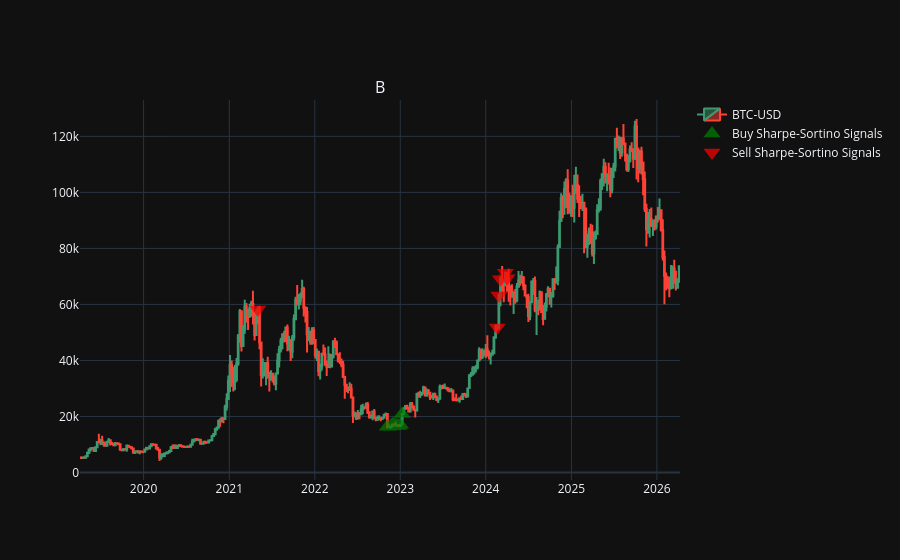

The notebook cell this image was saved under:
### Code cell
fig2 = make_subplots(
    rows=1, cols=1,
    shared_xaxes=True,
    vertical_spacing=0.1,
    subplot_titles=('BTC-USD'),
    row_width=[0.2]
)

fig2.add_trace(go.Candlestick(
    x=btc_df.index,
    open=btc_df['Open']['BTC-USD'],
    high=btc_df['High']['BTC-USD'],
    low=btc_df['Low']['BTC-USD'],
    close=btc_df['Close']['BTC-USD'],
    name='BTC-USD',

), row=1, col=1)

fig2.add_trace(go.Scatter(
    x=btc_df.index[buy_sharpe_sortino],
    y=btc_df['Close']['BTC-USD'][buy_sharpe_sortino],
    mode='markers',
    marker=dict(size=15,
                color='green',
                colorscale='PuRd',
                symbol='triangle-up'),
    opacity=0.7,
    showlegend=True,
    name='Buy Sharpe-Sortino Signals'
), row=1, col=1)

fig2.add_trace(go.Scatter(
    x=btc_df.index[sell_sharpe_sortino],
    y=btc_df['Close']['BTC-USD'][sell_sharpe_sortino],
    mode='markers',
    marker=dict(size=15,
                color='red',
                colorscale='PuRd',
                symbol='triangle-down'),
    opacity=0.7,
    showlegend=True,
    name='Sell Sharpe-Sortino Signals'
), row=1, col=1)

fig2.update_layout(xaxis_rangeslider_visible=False, template='plotly_dark')

### Figure 1 — Plotly figure (JSON) as saved in the notebook; plotly's stock layout.template omitted (floating-point values rounded to 4 significant figures; data arrays with more than 128 entries replaced by an {"elided": "..."} marker saying what was removed)
{"data": [{"close": {"elided": "366 float values"}, "high": {"elided": "366 float values"}, "low": {"elided": "366 float values"}, "name": "BTC-USD", "open": {"elided": "366 float values"}, "type": "candlestick", "x": {"elided": "366 str values"}, "xaxis": "x", "yaxis": "y"}, {"marker": {"color": "green", "colorscale": [[0, "rgb(247,244,249)"], [0.125, "rgb(231,225,239)"], [0.25, "rgb(212,185,218)"], [0.375, "rgb(201,148,199)"], [0.5, "rgb(223,101,176)"], [0.625, "rgb(231,41,138)"], [0.75, "rgb(206,18,86)"], [0.875, "rgb(152,0,67)"], [1, "rgb(103,0,31)"]], "size": 15, "symbol": "triangle-up"}, "mode": "markers", "name": "Buy Sharpe-Sortino Signals", "opacity": 0.7, "showlegend": true, "type": "scatter", "x": ["2022-11-07T00:00:00", "2022-11-21T00:00:00", "2022-11-28T00:00:00", "2022-12-05T00:00:00", "2022-12-12T00:00:00", "2022-12-19T00:00:00", "2022-12-26T00:00:00", "2023-01-02T00:00:00", "2023-01-09T00:00:00"], "xaxis": "x", "y": [16350.0, 16440.0, 17130.0, 17100.0, 16760.0, 16840.0, 16630.0, 17090.0, 20880.0], "yaxis": "y"}, {"marker": {"color": "red", "colorscale": [[0, "rgb(247,244,249)"], [0.125, "rgb(231,225,239)"], [0.25, "rgb(212,185,218)"], [0.375, "rgb(201,148,199)"], [0.5, "rgb(223,101,176)"], [0.625, "rgb(231,41,138)"], [0.75, "rgb(206,18,86)"], [0.875, "rgb(152,0,67)"], [1, "rgb(103,0,31)"]], "size": 15, "symbol": "triangle-down"}, "mode": "markers", "name": "Sell Sharpe-Sortino Signals", "opacity": 0.7, "showlegend": true, "type": "scatter", "x": ["2021-05-03T00:00:00", "2024-02-19T00:00:00", "2024-02-26T00:00:00", "2024-03-04T00:00:00", "2024-03-25T00:00:00", "2024-04-01T00:00:00"], "xaxis": "x", "y": [58230.0, 51730.0, 63170.0, 69020.0, 71330.0, 69360.0], "yaxis": "y"}], "layout": {"annotations": [{"font": {"size": 16}, "showarrow": false, "text": "B", "x": 0.5, "xanchor": "center", "xref": "paper", "y": 1, "yanchor": "bottom", "yref": "paper"}], "xaxis": {"anchor": "y", "domain": [0, 1], "rangeslider": {"visible": false}}, "yaxis": {"anchor": "x", "domain": [0, 1]}}}
